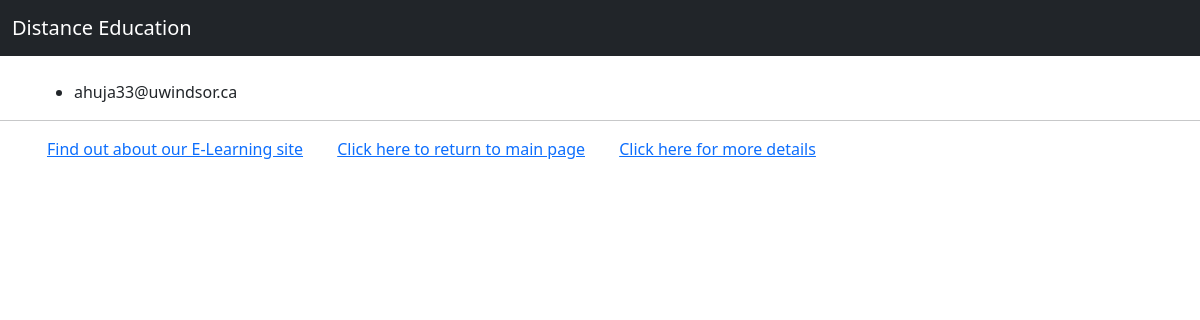
Page /myappF23/stu_by_ins/2 on the earlier database version.
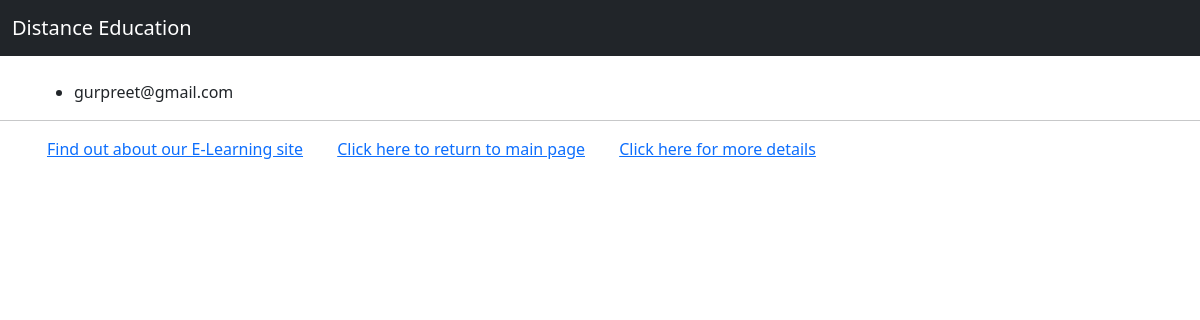
Same page on the later database version.
### myappF23/models.py (models this page shows, shortened)
class Student(AbstractBaseUser, PermissionsMixin):
    STUDENT_STATUS_CHOICES = [
        ("ER", "Enrolled"),
        ("SP", "Suspended"),
        ("GD", "Graduated"),
    ]
    status = models.CharField(
        max_length=10, choices=STUDENT_STATUS_CHOICES, default="ER"
    )
    name = models.CharField(max_length=255, blank=True, default="")
    email = models.EmailField(default="", unique=True, blank=True, max_length=255)
    password = models.CharField(max_length=100)
    is_staff = models.BooleanField(default=False)
    is_active = models.BooleanField(default=True)
    is_superuser = models.BooleanField(default=False)
    is_student = models.BooleanField(default=False)
    interested_courses = models.ManyToManyField(
        "Course", related_name="interested_students"
    )
    objects = AuthUserManager()
    USERNAME_FIELD = "email"
    EMAIL_FIELD = "email"
    REQUERIES_FIELD = []
    class Meta:
        verbose_name = "Student"
        verbose_name_plural = "Students"

### myappF23/views.py (the view)
# urls.py: path("stu_by_ins/<int:ins_no>", views.students_by_ins, name="students_by_ins"),
def students_by_ins(request, ins_no):
    ins = get_object_or_404(Instructor, pk=ins_no)
    students = ins.student.all()
    return render(
        request,
        "myapp/stu_by_ins.html",
        {"st_list": students},
    )

### myappF23/templates/myapp/stu_by_ins.html (shortened to what this page needs)
{% extends "myapp/base.html" %}
{% block body_block%}
{%if st_list %}
<ul>
    {% for st in st_list %}
    <li>
        {{st}}
    </li>
    {%endfor%}
</ul>
{%endif %}
{% endblock %}

Differences in the rows shown:
removed Student: email "ahuja33@uwindsor.ca"
added Student: email "gurpreet@gmail.com"
